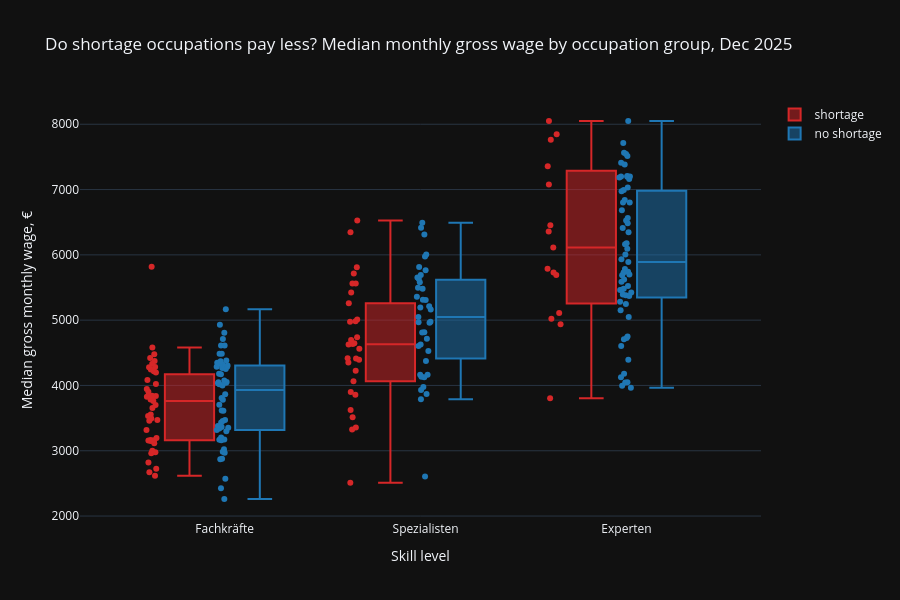

Notebook source saved alongside this figure:
### Code cell
fig = px.box(wm, x="level", y="wage", color="status", points="all", hover_name="group",
             category_orders={"level": levels, "status": ["shortage", "no shortage"]},
             color_discrete_map={"shortage": "#d62728", "no shortage": "#1f77b4"}, height=600,
             title="Do shortage occupations pay less? Median monthly gross wage by occupation group, Dec 2025",
             labels={"wage": "Median gross monthly wage, €", "level": "Skill level", "status": ""})
fig.show()
fig.write_html("../output/charts/04_wages_shortage.html")

### Figure 1 — Plotly figure (JSON) as saved in the notebook; plotly's stock layout.template omitted (floating-point values rounded to 4 significant figures; data arrays with more than 128 entries replaced by an {"elided": "..."} marker saying what was removed)
{"data": [{"alignmentgroup": "True", "boxpoints": "all", "hovertemplate": "<b>%{hovertext}</b><br><br>=shortage<br>Skill level=%{x}<br>Median gross monthly wage, €=%{y}<extra></extra>", "hovertext": ["111 Landwirtschaft", "112 Tierwirtschaft", "121 Gartenbau", "212 Naturstein-,Mineral-,Baustoffherstell.", "221 Kunststoff,Kautschukherstell.,verarbeit", "222 Farb- und Lacktechnik", "243 Metalloberflächenbehandlung", "244 Metallbau und Schweißtechnik", "252 Fahrzeug-Luft-Raumfahrt-,Schiffbautechn.", "261 Mechatronik und Automatisierungstechnik", "262 Energietechnik", "263 Elektrotechnik", "292 Lebensmittel- u. Genussmittelherstellung", "293 Speisenzubereitung", "312 Vermessung und Kartografie", "321 Hochbau", "322 Tiefbau", "331 Bodenverlegung", "333 Aus-,Trockenbau.Iso.Zimmer.Glas.Roll.bau", "342 Klempnerei,Sanitär,Heizung,Klimatechnik", "343 Ver- und Entsorgung", "414 Physik", "512 Überwachung,WartungVerkehrsinfrastruktur", "515 Überwachung u. Steuerung Verkehrsbetrieb", "521 Fahrzeugführung im Straßenverkehr", "524 Fahrzeugführung im Schiffsverkehr", "531 Obj.-,Pers.-,Brandschutz,Arbeitssicherh.", "533 Gewerbe,Gesundheitsaufsicht,Desinfektion", "541 Reinigung", "622 Verkauf Bekleid.,Elektro,KFZ,Hartwaren", "623 Verkauf von Lebensmitteln", "624 Verkauf drog.apotheken.Waren,Medizinbed.", "632 Hotellerie", "633 Gastronomie", "721 Versicherungs- u. Finanzdienstleistungen", "723 Steuerberatung", "731 Rechtsberatung, -sprechung und -ordnung", "811 Arzt- und Praxishilfe", "812 Medizinisches Laboratorium", "813 Gesundh.,Krankenpfl.,Rettungsd.Geburtsh.", "817 Nicht ärztliche Therapie und Heilkunde", "825 Medizin-, Orthopädie- und Rehatechnik", "935 Kunsthandwerkliche Metallgestaltung", "121 Gartenbau", "223 Holzbe- und -verarbeitung", "244 Metallbau und Schweißtechnik", "251 Maschinenbau- und Betriebstechnik", "252 Fahrzeug-Luft-Raumfahrt-,Schiffbautechn.", "261 Mechatronik und Automatisierungstechnik", "263 Elektrotechnik", "271 Technische Forschung und Entwicklung", "292 Lebensmittel- u. Genussmittelherstellung", "293 Speisenzubereitung", "311 Bauplanung u. -überwachung, Architektur", "321 Hochbau", "322 Tiefbau", "333 Aus-,Trockenbau.Iso.Zimmer.Glas.Roll.bau", "341 Gebäudetechnik", "342 Klempnerei,Sanitär,Heizung,Klimatechnik", "431 Informatik", "513 Lagerwirt.,Post,Zustellung,Güterumschlag", "531 Obj.-,Pers.-,Brandschutz,Arbeitssicherh.", "613 Immobilienwirtschaft,Facility-Management", "633 Gastronomie", "722 Rechnungswesen, Controlling und Revision", "723 Steuerberatung", "811 Arzt- und Praxishilfe", "817 Nicht ärztliche Therapie und Heilkunde", "823 Körperpflege", "825 Medizin-, Orthopädie- und Rehatechnik", "831 Erziehung,Sozialarb.,Heilerziehungspfl.", "842 Lehrt.berufsb.Fächer,betr.Ausb.,Betr.päd", "845 Fahr-,Sportunterricht außerschul. Bild.", "311 Bauplanung u. -überwachung, Architektur", "322 Tiefbau", "341 Gebäudetechnik", "342 Klempnerei,Sanitär,Heizung,Klimatechnik", "621 Verkauf (ohne Produktspezialisierung)", "633 Gastronomie", "721 Versicherungs- u. Finanzdienstleistungen", "722 Rechnungswesen, Controlling und Revision", "723 Steuerberatung", "812 Medizinisches Laboratorium", "814 Human- und Zahnmedizin", "815 Tiermedizin und Tierheilkunde", "831 Erziehung,Sozialarb.,Heilerziehungspfl.", "842 Lehrt.berufsb.Fächer,betr.Ausb.,Betr.päd", "941 Musik-, Gesang-, Dirigententätigkeiten"], "legendgroup": "shortage", "marker": {"color": "#d62728"}, "name": "shortage", "notched": false, "offsetgroup": "shortage", "orientation": "v", "showlegend": true, "x": ["Fachkräfte", "Fachkräfte", "Fachkräfte", "Fachkräfte", "Fachkräfte", "Fachkräfte", "Fachkräfte", "Fachkräfte", "Fachkräfte", "Fachkräfte", "Fachkräfte", "Fachkräfte", "Fachkräfte", "Fachkräfte", "Fachkräfte", "Fachkräfte", "Fachkräfte", "Fachkräfte", "Fachkräfte", "Fachkräfte", "Fachkräfte", "Fachkräfte", "Fachkräfte", "Fachkräfte", "Fachkräfte", "Fachkräfte", "Fachkräfte", "Fachkräfte", "Fachkräfte", "Fachkräfte", "Fachkräfte", "Fachkräfte", "Fachkräfte", "Fachkräfte", "Fachkräfte", "Fachkräfte", "Fachkräfte", "Fachkräfte", "Fachkräfte", "Fachkräfte", "Fachkräfte", "Fachkräfte", "Fachkräfte", "Spezialisten", "Spezialisten", "Spezialisten", "Spezialisten", "Spezialisten", "Spezialisten", "Spezialisten", "Spezialisten", "Spezialisten", "Spezialisten", "Spezialisten", "Spezialisten", "Spezialisten", "Spezialisten", "Spezialisten", "Spezialisten", "Spezialisten", "Spezialisten", "Spezialisten", "Spezialisten", "Spezialisten", "Spezialisten", "Spezialisten", "Spezialisten", "Spezialisten", "Spezialisten", "Spezialisten", "Spezialisten", "Spezialisten", "Spezialisten", "Experten", "Experten", "Experten", "Experten", "Experten", "Experten", "Experten", "Experten", "Experten", "Experten", "Experten", "Experten", "Experten", "Experten", "Experten"], "x0": " ", "xaxis": "x", "y": [2963.0, 2725.0, 3533.0, 3840.0, 3701.0, 3763.0, 3841.0, 3783.0, 3827.0, 4219.0, 4282.0, 4477.0, 3157.0, 3001.0, 4280.0, 3829.0, 4200.0, 3458.0, 3557.0, 3902.0, 4332.0, 4420.0, 4244.0, 4083.0, 3194.0, 3946.0, 3828.0, 4022.0, 2819.0, 3493.0, 2616.0, 3164.0, 2978.0, 2671.0, 5817.0, 3654.0, 3472.0, 3149.0, 4375.0, 4581.0, 3316.0, 3161.0, 3113.0, 3858.0, 4227.0, 5009.0, 5563.0, 4645.0, 5260.0, 5714.0, 6345.0, 4063.0, 3899.0, 5561.0, 5422.0, 5812.0, 4561.0, 4417.0, 4737.0, 6525.0, 4392.0, 4984.0, 4697.0, 3327.0, 4636.0, 4629.0, 3356.0, 3514.0, 2511.0, 4352.0, 4411.0, 4977.0, 3624.0, 5693.0, 6359.0, 6455.0, 6114.0, 4938.0, 3805.0, 7357.0, 7079.0, 7763.0, 8050.0, 7846.0, 5111.0, 5021.0, 5788.0, 5731.0], "y0": " ", "yaxis": "y", "type": "box"}, {"alignmentgroup": "True", "boxpoints": "all", "hovertemplate": "<b>%{hovertext}</b><br><br>=no shortage<br>Skill level=%{x}<br>Median gross monthly wage, €=%{y}<extra></extra>", "hovertext": {"elided": "154 str values"}, "legendgroup": "no shortage", "marker": {"color": "#1f77b4"}, "name": "no shortage", "notched": false, "offsetgroup": "no shortage", "orientation": "v", "showlegend": true, "x": {"elided": "154 str values"}, "x0": " ", "xaxis": "x", "y": {"elided": "154 float values"}, "y0": " ", "yaxis": "y", "type": "box"}], "layout": {"xaxis": {"anchor": "y", "domain": [0.0, 1.0], "title": {"text": "Skill level"}, "categoryorder": "array", "categoryarray": ["Fachkräfte", "Spezialisten", "Experten"]}, "yaxis": {"anchor": "x", "domain": [0.0, 1.0], "title": {"text": "Median gross monthly wage, €"}}, "legend": {"title": {"text": ""}, "tracegroupgap": 0}, "title": {"text": "Do shortage occupations pay less? Median monthly gross wage by occupation group, Dec 2025"}, "boxmode": "group", "height": 600}}
